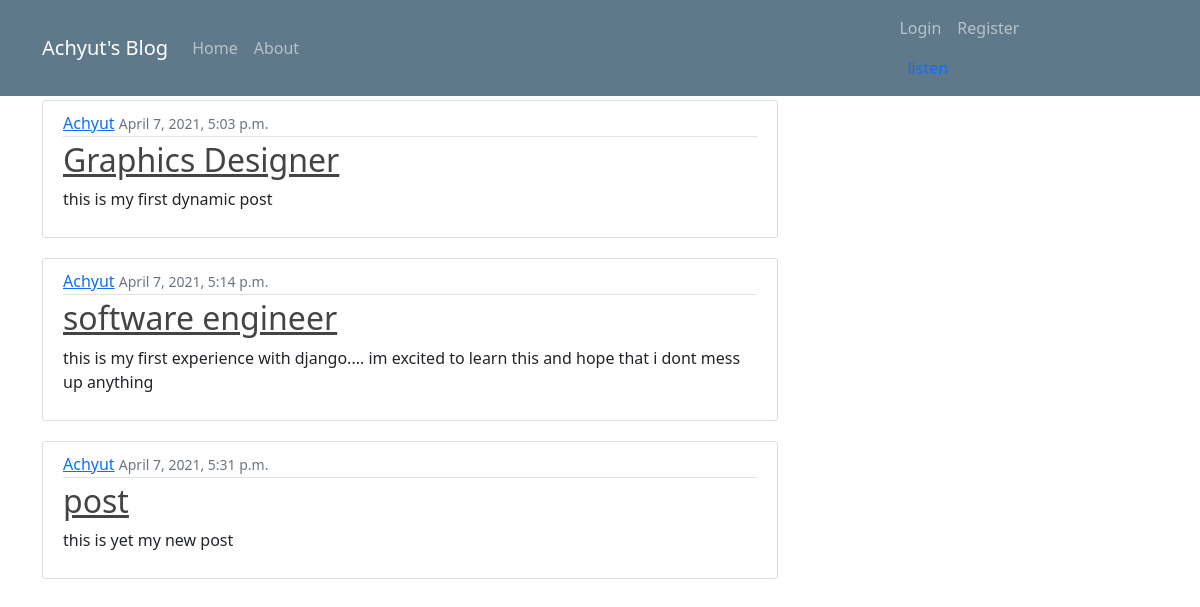
Screenshot of /blog/ with the database file from the repository.
### blog/models.py (models this page shows, shortened)
class Post(models.Model):
    title = models.CharField(max_length= 100)
    content = models.TextField()
    date_posted = models.DateTimeField(default= timezone.now)
    author = models.ForeignKey(User , on_delete= models.CASCADE)

### blog/views.py (the view)
# urls.py: path('', views.home, name='blog-home'),
def home(request):
    content = {
        'posts':Post.objects.all(),
        'title':'Blog - Home'
    }
    return render(request, 'blog/index.html',content)

### blog/templates/blog/index.html
{% extends "blog/base.html" %}
{% block content %}
    {% for post in posts %}
        <article class="media content-section">
            <div class="media-body">
                <div class="article-metadata">
                    <a class="mr-2" href= "#" >{{ post.author }}</a>
                    <small class="text-muted">{{ post.date_posted }}</small>
                </div>
                <h2><a class="article-title" href= "#" >{{ post.title }}</a></h2>
                <p class="article-content">{{ post.content }}</p>
            </div>
        </article>
    {% endfor%}
{% endblock content %}

### blog/templates/blog/base.html (shortened to what this page needs)
{% load static %}
<!DOCTYPE html>
<html lang="en">
<head>
    <link rel="stylesheet" href="{% static 'blog/main.css' %}">
    <link href="https://cdn.jsdelivr.net/npm/bootstrap@5.0.0-beta3/dist/css/bootstrap.min.css" rel="stylesheet"
>
</head>
<body>
    <header class="site-header">
        <nav class="navbar navbar-expand-md navbar-dark bg-steel fixed-top">
            <div class="container">
                <a class="navbar-brand mr-4" href="{% url 'blog-home' %}">Achyut's Blog</a>
                <div class="collapse navbar-collapse" id="navbarToggle">
                    <div class="navbar-nav mr-auto">
                        <a class="nav-item nav-link" href="{% url 'blog-home' %}">Home</a>
                        <a class="nav-item nav-link" href="{% url 'blog-about' %}">About</a>
                    </div>
                    <div class="right-side">
                        {% if user.is_authenticated %}
                        <div class="navbar-nav">
                            <a class="nav-item nav-link " href="#">{{ user.first_name }}</a>
                            <a class="nav-item nav-link " href="#">Write a post</a>
                            <a class="nav-item nav-link " href="{% url 'users:logout' %}">Logout</a>
                        </div>
                        {% else %}
                        <div class="navbar-nav">
                            <a class="nav-item nav-link " href="{% url 'users:login' %}">Login</a>
                            <a class="nav-item nav-link " href="{% url 'users:register' %}">Register</a>
                        </div>
                        {% endif %}
                        <a class="nav-item nav-link " href="{% url 'users:listen' %}">listen</a>
                    </div>
                </div>
            </div>
        </nav>
    </header>
    <main role="main" class="container">
        <div class="row" style="margin-top: 100px;">
            <div class="col-md-8">
                {% block content %}{% endblock %}
            </div>
        </div>
    </main>
</body>
</html>

### blog/static/blog/main.css (style rules this page uses)
body { background: #fafafa; color: #333333; margin-top: 5rem; text-decoration: none; }
h1, h2, h3, h4, h5, h6 { color: #444444; }
.bg-steel { background-color: #5f788a; }
.site-header .navbar-nav .nav-link { color: #cbd5db; }
.content-section { background: #ffffff; padding: 10px 20px; border: 1px solid #dddddd; border-radius: 3px; margin-bottom: 20px; }
.article-title { color: #444444; }
.article-content { white-space: pre-line; }
.article-metadata { padding-bottom: 1px; margin-bottom: 4px; border-bottom: 1px solid #e3e3e3 }
.right-side { margin-left: 60%; }

### rows the page displays
Post: author "Achyut", date_posted "April 7, 2021, 5:03 p.m.", title "Graphics Designer", content "this is my first dynamic post"
Post: author "Achyut", date_posted "April 7, 2021, 5:14 p.m.", title "software engineer", content "this is my first experience with django.... im excited to learn this and hope that i dont mess up anything"
Post: author "Achyut", date_posted "April 7, 2021, 5:31 p.m.", title "post", content "this is yet my new post"
